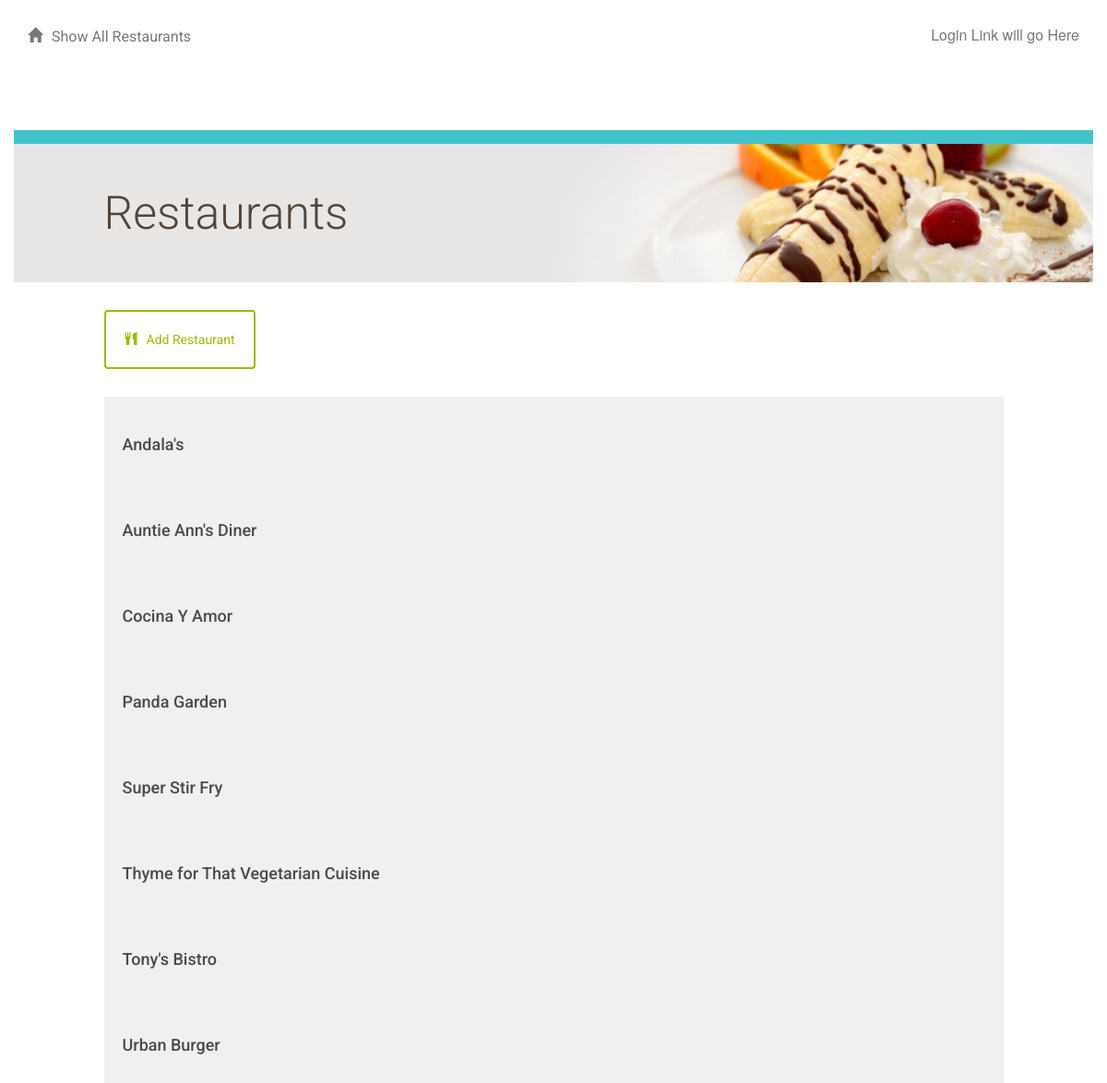
/restaurant/, run on the app's committed database.
### database_setup.py (models this page shows, shortened)
class Restaurant(Base):
    __tablename__ = 'restaurant'
    id = Column(Integer, primary_key=True)
    name = Column(String(250), nullable=False)

### project.py (the view)
@app.route('/')
@app.route('/restaurant/')
def showRestaurants():
  restaurants = session.query(Restaurant).order_by(asc(Restaurant.name))
  return render_template('restaurants.html', restaurants = restaurants)

### templates/restaurants.html (shortened to what this page needs)
{% extends "main.html" %}
{% block content %}
{% include "header.html" %}
	<div class="row top-menu">
		<div class="col-md-10"></div>
		<div class="col-md-2 text-right">
					</div>
	</div>
	<div class="row divider blue">
		<div class="col-md-12"></div>
	</div>
	<div class="row banner main">
		<div class="col-md-1"></div>
		<div class="col-md-11 padding-none">
			<h1>Restaurants</h1>
		</div>
	</div>
	<div class="row padding-top padding-bottom">
		<div class="col-md-1"></div>
		<div class="col-md-10 padding-none">
			<a href="{{url_for('newRestaurant')}}">
				<button class="btn btn-default" id="new-restaurant">
					<span class="glyphicon glyphicon-cutlery" aria-hidden="true"></span>Add Restaurant
				</button>
			</a>
		</div>
		<div class="col-md-1"></div>
	</div>
	{% for restaurant in restaurants %}
		<a href = "{{url_for('showMenu', restaurant_id = restaurant.id)}}">
			<div class="row">
				<div class="col-md-1"></div>
					<div class="col-md-10 restaurant-list">
						<h3>{{restaurant.name}}</h3>
					</div>
				<div class="col-md-1"></div>
			</div>
		</a>
	{% endfor %}
{% endblock %}

### static/styles.css (style rules this page uses)
* { font-family: "Helvetica Neue Bold", Roboto, Helvetica, Arial, sans-serif; font-weight: 700; }
h1 { font-family: "Helvetica Neue Light", Roboto, Helvetica, Arial, sans-serif; font-size: 50px; color: #51453B; line-height: 60px; font-weight: 300; }
h3 { font-size: 18px; color: #4A4A4A; line-height: 23px; }
a { font-size: 14px; color: #0093B9; line-height: 17px; }
.padding-top { padding-top: 30px; }
.padding-bottom { padding-bottom: 30px; }
.padding-none { padding: 0; }
.btn { padding: 20px; margin: 0; border-color: #9FB80A; border-width: 2px; color: #9FB80A;; }
.glyphicon { margin-right: 10px; }
.top-menu { padding-top: 30px; padding-bottom: 30px; }
.divider { height: 15px; }
.divider.blue { background-color: #42C3C9; }
.banner.main { height: 150px; background: url("/static/top-banner.jpg"); background-position: right; background-repeat: no-repeat; background-size: cover; }
.banner h1 { margin: 45px 0; }
.restaurant-list { background-color: #F0F0F0; padding: 20px; u }

### data on the page
Restaurant: name "Andala's"
Restaurant: name "Auntie Ann's Diner"
Restaurant: name "Cocina Y Amor"
Restaurant: name "Panda Garden"
Restaurant: name "Super Stir Fry"
Restaurant: name "Thyme for That Vegetarian Cuisine"
Restaurant: name "Tony's Bistro"
Restaurant: name "Urban Burger"
